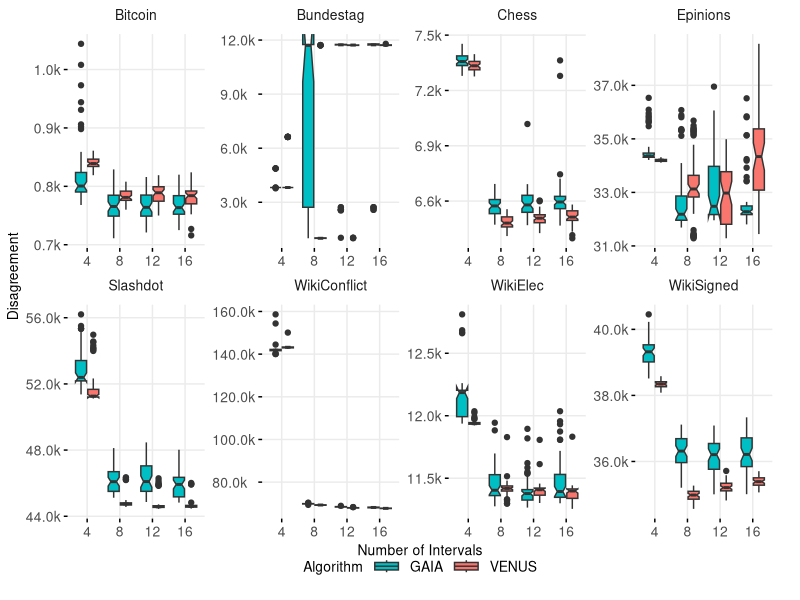
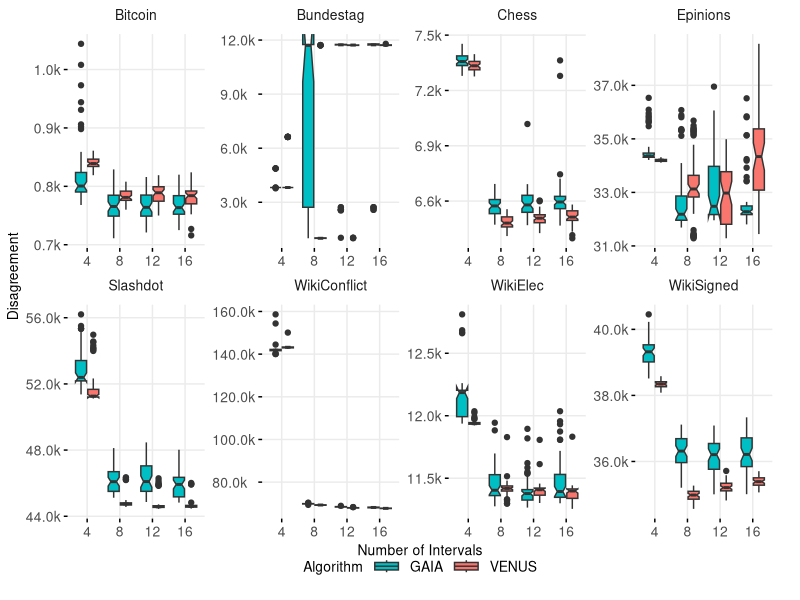

Recreate these plots in R, in order. (Note: this script raises an error after producing the figures.)
library(tidyverse)
library(dplyr)
library(tidyr)
library(zoo)
library(scales)
# summary_data <- read.csv("summary.csv")
raw_summary_data <-
    read.csv("benchmarking/rebuttal_logs/rebuttal_summary_2.csv",col.names = c("filename","edge_weight","current", "best_batch", "best","best_negative_edge_weight", "epochs_since_restart", "current_temp", "runtime_ms")) %>%
    mutate(
    instance        = word(filename, 1, sep = "_"),
    algorithm       = word(filename, 4, sep = "_"),
    chunks        = word(filename, 6, sep = "_") %>%
                   str_remove("\\.json$") %>%
                   parse_number(),
    type      = word(filename, 7, sep = "_") %>%
                   str_extract("^[A-Za-z]+"),
    num_clusters       = word(filename, 7, sep = "_") %>%
                   str_extract("[0-9]+") %>%
                   parse_number(),
    seed  = str_extract(filename, "(?<=_)(\\d+)(?=\\.csv$)") %>%
                   as.integer()
  ) %>%
    select(instance,algorithm,chunks,type,num_clusters,best,runtime_ms,seed) %>%
    mutate(instance = sub("_.*","",instance),
           algorithm = ifelse(grepl("gaia",algorithm), "GAIA","VENUS"),
           edges = case_when(
             instance == "bitcoinotc"      ~ "21434",
             instance == "bundestag"       ~ "397497",
             instance == "chess"       ~ "32650",
             instance == "elec"       ~ "100355",
             instance == "epinions"       ~ "708507",
             instance == "slashdot"       ~ "498532",
             instance == "wikiconflict"       ~ "2014053",
             instance == "wikisigned-k2"       ~ "712337",
           ),
           vertices = case_when(
             instance == "bitcoinotc"      ~ "5881",
             instance == "bundestag"       ~ "1480",
             instance == "chess"       ~ "7301",
             instance == "elec"       ~ "7115",
             instance == "epinions"       ~ "131580",
             instance == "slashdot"       ~ "138587",
             instance == "wikiconflict"       ~ "116836",
             instance == "wikisigned-k2"       ~ "138587",
           ),
           instance_name = instance,
           instance = case_when(
             instance == "bitcoinotc"      ~ "Bitcoin",
             instance == "bundestag"       ~ "Bundestag",
             instance == "chess"       ~ "Chess",
             instance == "elec"       ~ "WikiElec",
             instance == "epinions"       ~ "Epinions",
             instance == "slashdot"       ~ "Slashdot",
             instance == "wikiconflict"       ~ "WikiConflict",
             instance == "wikisigned-k2"       ~ "WikiSigned",
           )
    )

raw_summary_data %>%
    filter(type=="intervals",chunks==10) %>%
    group_by(instance,algorithm,num_clusters) %>%
    select(seed,best) %>%
    summarise(lowest = min(best), avg = round(mean(best))) %>%
    pivot_wider(names_from=num_clusters, values_from=c(lowest,avg)) %>%
    select(lowest_4,avg_4,lowest_8,avg_8,lowest_12,avg_12,lowest_16,avg_16) %>%
    mutate(instance = substring(instance,2)) %>%
    knitr::kable(format = "latex")

#
# files <- list.files(path = "logs2/*", pattern = "\\.csv$", full.names = TRUE)
# full_slashdot_data <- do.call(
#   rbind, lapply(files, function(f) {
#     df <- read.csv(f, stringsAsFactors = FALSE)
#     df$filename <- basename(f)
#     df })) %>%
#     mutate(
#     instance        = word(filename, 1, sep = "_"),
#     algorithm       = word(filename, 4, sep = "_"),
#     chunks        = word(filename, 6, sep = "_") %>%
#                    str_remove("\\.json$") %>%
#                    parse_number(),
#     type      = word(filename, 7, sep = "_") %>%
#                    str_extract("^[A-Za-z]+"),
#     num_clusters       = word(filename, 7, sep = "_") %>%
#                    str_extract("[0-9]+") %>%
#                    parse_number(),
#     seed  = str_extract(filename, "(?<=_)(\\d+)(?=\\.csv$)") %>%
#                    as.integer()
#   )
#




# filled_data <- full_slashdot_data %>%
#     group_by(algorithm, num_clusters, type, seed, chunks) %>%
#     mutate(runtime = ceiling(runtime/100)*100) %>%
#     group_by(algorithm, num_clusters, type, seed, chunks,runtime) %>%
#     filter(row_number()==1) %>%
#     group_by(algorithm, num_clusters, type, seed, chunks) %>%
#     complete(runtime = seq(0, 130000, by=100)) %>%
#     arrange(runtime) %>%
#     fill(best,.direction="downup") %>%
#     filter(!is.na(best)) %>%
#     arrange(runtime) %>%
#     mutate(obj = cummin(best)) %>%
#     ungroup()



theme <- theme_minimal() +
    theme(legend.position = "bottom",
          legend.direction="horizontal",
          legend.text = element_text(size = 10),  # Adjust legend text size
          legend.key.width = unit(0.75, "cm"),  # Adjust width of legend keys (color boxes)
          legend.key.height = unit(0.5, "cm"),
          axis.text = element_text(size = 10),
          axis.title = element_text(size = 10),
          plot.title = element_text(size = 10, face = "bold"),
          strip.text = element_text(size = 10, vjust =2), # Left-align facet labels
          axis.text.y = element_text(size = 10, hjust = 0), # Right-align y-axis labels
          panel.grid.minor = element_blank(),
          # panel.grid.major = element_blank(),
          strip.placement = "outside",
          # Keep the panel border
          # panel.border = element_rect(color = "gray70", fill = NA, size=0.5),
          axis.ticks = element_line(),
          legend.title=element_blank()) # Keep tick marks

#list.files("logs/slashdot", "\\.csv$", full.names = TRUE) %>% rbind()

g <- ggplot(raw_summary_data %>% filter(chunks==10, type=="intervals"),
       aes(y=best,fill=algorithm,x=as.factor(num_clusters),group=interaction(algorithm,num_clusters))) +
    geom_boxplot(notch=TRUE) +
    theme +
    facet_wrap(.~instance,scales="free",ncol=4)+
    scale_fill_manual(values=c("GAIA"="#00BFC4","VENUS"="#F8766D")) +
  # coord_cartesian(ylim=c(30000,40000)) +
    labs(x="Number of Intervals",y="Disagreement at Convergence") +
  scale_y_continuous(
    labels = label_number(
      scale    = 1e-3,   # divide values by 1,000
      suffix   = "k",    # add "k"
      accuracy = .1       # rounds to whole numbers (e.g. 120k not 120.4k)
    )
  )
g_plus <- g +
  # coord_cartesian(ylim=c(42500,57500)) +
  scale_color_manual(name= "Algorithm", values=c("GAIA"="#00BFC4","VENUS"="#F8766D")) +
  scale_fill_manual(name="Algorithm",values=c("GAIA"="#00BFC4","VENUS"="#F8766D")) +
  scale_linetype_manual("Number of Intervals", values=c(`4`="solid",`8`="dashed",`12`="dotdash",`16`="dotted"))+
  theme + labs(x="Number of Intervals",y="Disagreement") +guides(
    color     = guide_legend(order = 1, nrow = 1),
    fill      = guide_legend(order = 1, nrow = 1),
    linetype  = guide_legend(order = 2, nrow = 1)
  ) + theme(legend.box = "vertical",legend.title = element_text(size=10),
legend.margin        = margin(t = 0, r = 0, b = 14, l = 0, unit = "pt"),

    # **Legend box margin**: space between stacked legends (if legend.box="vertical")
    legend.box.margin    = margin(t = -.4, r = 0, b = 0, l = 0, unit = "cm"),

    # **Spacing between legend keys** (horizontal and vertical)
    legend.spacing.x     = unit(0, "cm"),
    legend.spacing.y     = unit(0.1, "cm"),
    # **Padding inside each key** (controls distance between symbol and key border)
    legend.key_PADDING   = unit(0.0, "cm"),

    # **Key size** (height/width of each legend key box)
    legend.key.height    = unit(0.3, "cm"),
    legend.key.width     = unit(0.8, "cm"),
            plot.margin = margin(t = 5, r = 20, b = 5, l = 5, unit = "pt")
  ) +
  guides(linetype  = guide_legend(
                  order    = 2,
                  nrow     = 1,
                  override.aes = list(linewidth = .8)  # increase line width in legend
                  ,keywidth     = unit(.8, "cm")
                ))

g_plus

ggsave("all_algos.pdf", g_plus, width= 9)


summary_df <- filled_data %>%
  filter(chunks == 10, num_clusters %% 4 == 0, type=="intervals") %>%
  group_by(algorithm, num_clusters, runtime) %>%
  summarize(mean_obj = mean(obj, na.rm = TRUE),std_obj = sd(obj, na.rm = TRUE), .groups = "drop")